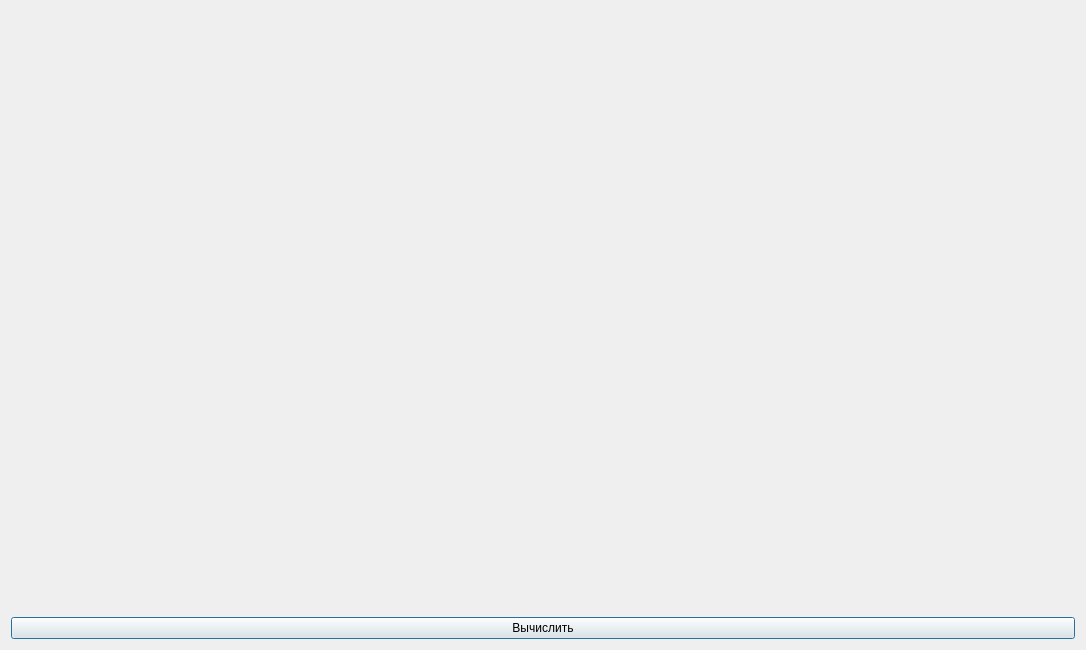
<?xml version="1.0" encoding="UTF-8"?>
<ui version="4.0">
 <class>Dialog</class>
 <widget class="QDialog" name="Dialog">
  <property name="geometry">
   <rect>
    <x>0</x>
    <y>0</y>
    <width>1086</width>
    <height>650</height>
   </rect>
  </property>
  <property name="windowTitle">
   <string>Dialog</string>
  </property>
  <layout class="QGridLayout" name="gridLayout">
   <item row="1" column="0">
    <widget class="QPushButton" name="calculatorE">
     <property name="text">
      <string>Вычислить</string>
     </property>
    </widget>
   </item>
   <item row="0" column="0">
    <widget class="PluginBaseElementsWidget" name="base_elements_widget" native="true"/>
   </item>
  </layout>
 </widget>
 <customwidgets>
  <customwidget>
   <class>PluginBaseElementsWidget</class>
   <extends>QWidget</extends>
   <header location="global">PluginBaseElementsWidget/PluginBaseElementsWidget.h</header>
   <container>1</container>
  </customwidget>
 </customwidgets>
 <resources/>
 <connections/>
</ui>
